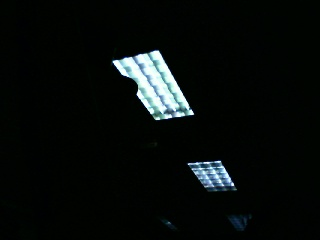
#> input picture Coprocessor/cameraStreaming/fillerPic.jpg, 320 x 240 px, given in place of the camera
$ python realtime_stitching.py   (Python 2 division)
#> lines starting #> are read from the running program, lines starting #| are printed output that depends on the picture
### Coprocessor/cameraStreaming/panorama.py
import numpy as np
import imutils
import cv2

class Stitcher:
	def __init__(self):
		# determine if we are using OpenCV v3.X and initialize the
		# cached homography matrix
		self.isv3 = imutils.is_cv3()
		self.cachedH = None

        def stitch(self, images, ratio=0.75, reprojThresh=4.0):
		# unpack the images
		(imageB, imageA) = images

		# if the cached homography matrix is None, then we need to
		# apply keypoint matching to construct it
		if self.cachedH is None:
			# detect keypoints and extract
			(kpsA, featuresA) = self.detectAndDescribe(imageA)
			(kpsB, featuresB) = self.detectAndDescribe(imageB)

			# match features between the two images
			M = self.matchKeypoints(kpsA, kpsB,
				featuresA, featuresB, ratio, reprojThresh)

			# if the match is None, then there aren't enough matched
			# keypoints to create a panorama
			if M is None:
				return None

			# cache the homography matrix
		        self.cachedH = M[1]

		# apply a perspective transform to stitch the images together
		# using the cached homography matrix
		result = cv2.warpPerspective(imageA, self.cachedH,
			(imageA.shape[1] + imageB.shape[1], imageA.shape[0]))
                result[0:imageB.shape[0], 0:imageB.shape[1]] = imageB

		# return the stitched image
                return result

        def detectAndDescribe(self, image):
		# convert the image to grayscale
		gray = cv2.cvtColor(image, cv2.COLOR_BGR2GRAY)

                print("version:", imutils.is_cv4())

		# check to see if we are using OpenCV 3.X
		if (imutils.is_cv3() or imutils.is_cv4()):
                # detect and extract features from the image
                        descriptor = cv2.xfeatures2d.SIFT_create()
                        #descriptor = cv2.FeatureDetector_create("SIFT")
                        (kps, features) = descriptor.detectAndCompute(image, None)

		# otherwise, we are using OpenCV 2.4.X
		#else:
			# detect keypoints in the image
                        #detector = cv2.xfeatures2d.SIFT_create()
		#	detector = cv2.FeatureDetector_create("SIFT")
		#	kps = cv2.xfeatures2d.SIFT_create().detect(gray)

			# extract features from the image
			#extractor = cv2.xfeatures2d.SIFT_create()
                #       extractor = cv2.DescriptorExtractor_create("SIFT")
		#	(kps, features) = extractor.compute(gray, kps)

		# convert the keypoints from KeyPoint objects to NumPy
		# arrays
		kps = np.float32([kp.pt for kp in kps])

		# return a tuple of keypoints and features
		return (kps, features)

        def matchKeypoints(self, kpsA, kpsB, featuresA, featuresB,
		ratio, reprojThresh):
		# compute the raw matches and initialize the list of actual
		# matches
		matcher = cv2.DescriptorMatcher_create("BruteForce")
		rawMatches = matcher.knnMatch(featuresA, featuresB, 2)
		matches = []

		# loop over the raw matches
		for m in rawMatches:
			# ensure the distance is within a certain ratio of each
			# other (i.e. Lowe's ratio test)
			if len(m) == 2 and m[0].distance < m[1].distance * ratio:
				matches.append((m[0].trainIdx, m[0].queryIdx))

# computing a homography requires at least 4 matches
		if len(matches) > 4:
			# construct the two sets of points
			ptsA = np.float32([kpsA[i] for (_, i) in matches])
			ptsB = np.float32([kpsB[i] for (i, _) in matches])

			# compute the homography between the two sets of points
			(H, status) = cv2.findHomography(ptsA, ptsB, cv2.RANSAC,
				reprojThresh)

			# return the matches along with the homograpy matrix
			# and status of each matched point
			return (matches, H, status)

		# otherwise, no homograpy could be computed
		return None

        # [20 lines left out: function drawMatches, not called in this run]

### Coprocessor/cameraStreaming/realtime_stitching.py
# import the necessary packages
from __future__ import print_function
from panorama import Stitcher
from imutils.video import VideoStream
from imutils.video import WebcamVideoStream
import numpy as np
import datetime
import imutils
import time
import cv2
#import cv2.xfeatures2d.SIFT_create()
#import cv2.xfeatures2d.SURF_create()

# initialize the video streams and allow them to warmup
print("[INFO] starting cameras...")
#leftStream = VideoStream(src=2).start()
#rightStream = VideoStream(src=1).start()
#time.sleep(2.0)
leftVideo = cv2.VideoCapture(0)
print("left started")
rightVideo = cv2.VideoCapture(1)
print("right started")
leftVideo.set(3,320);
leftVideo.set(4,240);
rightVideo.set(3,320);
rightVideo.set(4,240);


print("before init")
# initialize the image stitcher, motion detector, and total
# number of frames read
stitcher = Stitcher()
total = 0
print("after init")

# loop over frames from the video streams
while True:
        print("...")
	# [8 lines of commented-out code are left out]

        leftImage = leftVideo.read()[1]
#> leftImage is the input picture: shape (240, 320, 3); mean B, G, R 11.4, 12.8, 8.9
        rightImage = rightVideo.read()[1]
        print("left:", leftImage)
#> (printed output is left out)
        print("right:", rightImage)
#> (printed output is left out)
        cv2.imwrite("left.jpg", leftImage)
        cv2.imwrite("right.jpg", rightImage)

        print("getting")
        result = stitcher.stitch([leftImage, leftImage])
#> in detectAndDescribe, `gray = cv2.cvtColor(image, cv2.COLOR_BGR2GRAY)`:
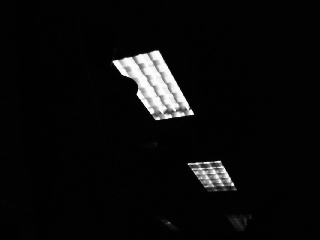
#> gray: shape (240, 320); min 0, max 255, mean 11.3
#> in detectAndDescribe, `(kps, features) = descriptor.detectAndCompute(image, None)`: kps = 135 keypoints; strongest (x, y, size): (155, 83, 37.2), (191, 113, 3.5), (232, 184, 2.1), (116, 63, 4.3)
#> in detectAndDescribe, `kps = np.float32([kp.pt for kp in kps])`: kps = 135 pairs, first value 114.5 to 245, second value 49.67 to 222.4
#> in stitch, `(kpsA, featuresA) = self.detectAndDescribe(imageA)`: kpsA has the same summary as kps in detectAndDescribe
#> in detectAndDescribe (call 2), `(kps, features) = descriptor.detectAndCompute(image, None)`: kps = 135 keypoints; strongest (x, y, size): (155, 83, 37.2), (191, 113, 3.5), (232, 184, 2.1), (116, 63, 4.3)
#> in stitch, `(kpsB, featuresB) = self.detectAndDescribe(imageB)`: kpsB = 135 pairs, first value 114.5 to 245, second value 49.67 to 222.4
#> in matchKeypoints, `rawMatches = matcher.knnMatch(featuresA, featuresB, 2)`: rawMatches = 135 matches
#> the loop in matchKeypoints, `for m in rawMatches: # ensure the distance is within a certain ratio o..` made 135 passes
#> after the loop in matchKeypoints, `for m in rawMatches:`: matches = 135 pairs, first value 0 to 134, second value 0 to 134
#> in matchKeypoints, `ptsA = np.float32([kpsA[i] for (_, i) in matches])`: ptsA has the same summary as kpsB in stitch
#> in matchKeypoints, `ptsB = np.float32([kpsB[i] for (i, _) in matches])`: ptsB has the same summary as kpsB in stitch
#> in matchKeypoints, `(H, status) = cv2.findHomography(ptsA, ptsB, cv2.RANSAC, reprojThresh)`: H = [[1, 2.32e-15, 3.73e-13], [7.86e-16, 1, -1.05e-13], [-1.59e-17, 1.15e-17, 1]]; status = 135 values from 1 to 1
#> in stitch, `self.cachedH = M[1]`: self.cachedH has the same summary as H in matchKeypoints
#> in stitch, `result = cv2.warpPerspective(imageA, self.cachedH, (imageA.shape[1] + ..`:
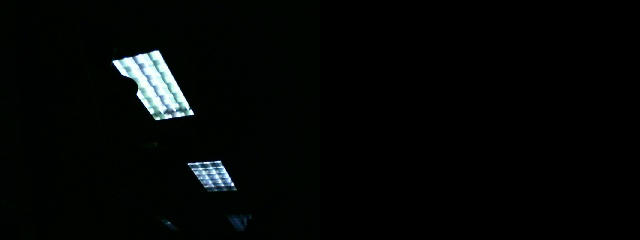
#> result: shape (240, 640, 3); mean B, G, R 5.7, 6.4, 4.4
        print("got")

	# stitch the frames together to form the panorama
	# IMPORTANT: you might have to change this line of code
	# depending on how your cameras are oriented; frames
	# should be supplied in left-to-right order
	print("getting result")
        #result = stitcher.stitch([left, right])
        print("got result")


	# no homograpy could be computed
	if result is None:
		print("[INFO] homography could not be computed")
		break

	# convert the panorama to grayscale, blur it slightly, update
	# the motion detector
	gray = cv2.cvtColor(result, cv2.COLOR_BGR2GRAY)
#> gray: shape (240, 640)
	gray = cv2.GaussianBlur(gray, (21, 21), 0)
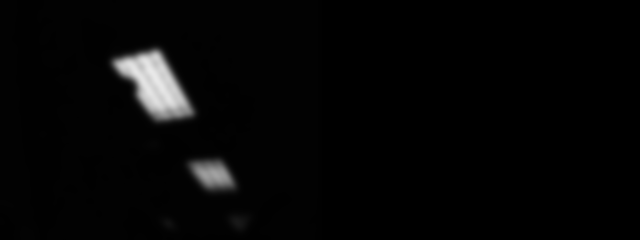
#> gray: shape (240, 640); min 0, max 233, mean 5.7

        # only process the panorama for motion if a nice average has
	# been built up
	#if total > 32 and len(locs) > 0:
		# initialize the minimum and maximum (x, y)-coordinates,
		# respectively
	#	(minX, minY) = (np.inf, np.inf)
	#	(maxX, maxY) = (-np.inf, -np.inf)

		# loop over the locations of motion and accumulate the
		# minimum and maximum locations of the bounding boxes
	#	for l in locs:
	#		(x, y, w, h) = cv2.boundingRect(l)
	#		(minX, maxX) = (min(minX, x), max(maxX, x + w))
	#		(minY, maxY) = (min(minY, y), max(maxY, y + h))

		# draw the bounding box
	#	cv2.rectangle(result, (minX, minY), (maxX, maxY),
	#		(0, 0, 255), 3)

                # increment the total number of frames read and draw the
	# timestamp on the image
	#total += 1
	#timestamp = datetime.datetime.now()
	#ts = timestamp.strftime("%A %d %B %Y %I:%M:%S%p")
	#cv2.putText(result, ts, (10, result.shape[0] - 10),
	#	cv2.FONT_HERSHEY_SIMPLEX, 0.35, (0, 0, 255), 1)

	# show the output images
	cv2.imshow("Result", result)
#> (the run stopped early here; a loop or call above may not have finished)
